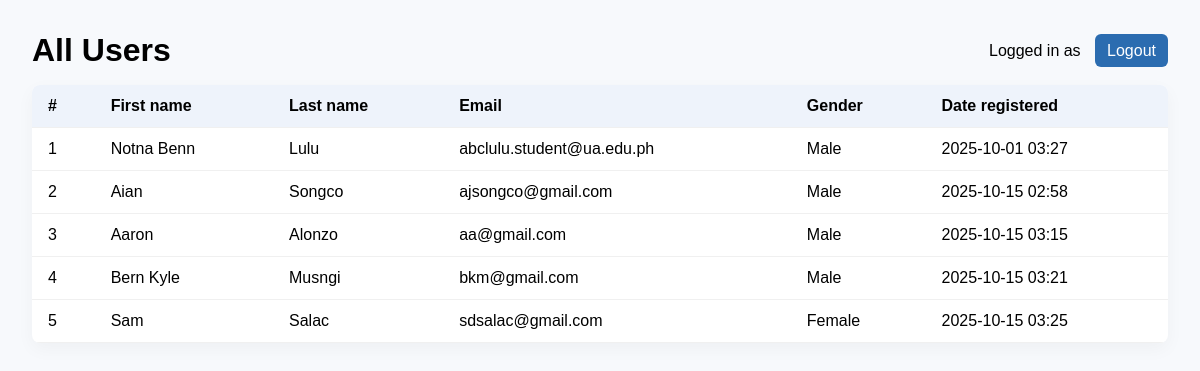
/Registration/users/ (signed in), run on the app's committed database.
### Registration/models.py (models this page shows, shortened)
class UserRegistration(models.Model):
    first_name = models.CharField(max_length=100)
    last_name = models.CharField(max_length=100)
    email = models.EmailField(max_length=250)
    password = models.CharField(max_length=150)
    date_registered = models.DateTimeField(auto_now_add=True)
    gender = models.CharField(max_length=16)

### Registration/views.py (the view)
    def wrapper(request, *args, **kwargs):
        if not request.session.get('user_id'):
            return redirect(f"{reverse('login_html')}?next={request.path}")
        return fn(request, *args, **kwargs)

### Registration/views.py (called while the page is built)
def login_required_view(fn):
    def wrapper(request, *args, **kwargs):
        if not request.session.get('user_id'):
            return redirect(f"{reverse('login_html')}?next={request.path}")
        return fn(request, *args, **kwargs)
    wrapper.__name__ = fn.__name__
    return wrapper

@login_required_view
def users_html(request):
    users = UserRegistration.objects.all().order_by('id')
    return render(request, 'Registration/users_list.html', {
        'users': users,
        'current_user': request.session.get('user_name')
    })

### Registration/templates/registration/users_list.html (shortened to what this page needs)
<!doctype html>
<html>
<head>
</head>
<body>
  <div class="top">
    <h1 style="margin:0;">All Users</h1>
    <div>
      Logged in as <strong>{{ current_user }}</strong>
      <a href="{% url 'Registration:logout_html' %}" class="button" style="margin-left:10px;">Logout</a>
    </div>
  </div>
  <table>
    <thead>
      <tr>
        <th>#</th>
        <th>First name</th>
        <th>Last name</th>
        <th>Email</th>
        <th>Gender</th>
        <th>Date registered</th>
      </tr>
    </thead>
    <tbody>
      {% for u in users %}
      <tr>
        <td>{{ forloop.counter }}</td>
        <td>{{ u.first_name }}</td>
        <td>{{ u.last_name }}</td>
        <td>{{ u.email }}</td>
        <td>{{ u.gender|default:"N/A" }}</td>
        <td>{{ u.date_registered|date:"Y-m-d H:i" }}</td>
      </tr>
      {% empty %}
      <tr><td colspan="6">No users yet.</td></tr>
      {% endfor %}
    </tbody>
  </table>
</body>
</html>

### Registration/templates/registration/users_list.html (style rules this page uses)
body { font-family: Arial, sans-serif; padding:24px; background:#f7f9fc; }
.top { display:flex; justify-content:space-between; align-items:center; margin-bottom:16px; }
table { width:100%; border-collapse:collapse; background:white; border-radius:8px; overflow:hidden; box-shadow:0 6px 18px rgba(0,0,0,0.04); }
th, td { padding:12px 16px; text-align:left; border-bottom:1px solid #f0f0f0; }
th { background:#eef3fb; font-weight:700; }
a.button { padding:8px 12px; background:#2b6cb0; color:white; border-radius:6px; text-decoration:none; }

### data on the page
UserRegistration: first_name "Notna Benn", last_name "Lulu", email "abclulu.student@ua.edu.ph", gender "Male", date_registered "2025-10-01 03:27"
UserRegistration: first_name "Aian", last_name "Songco", email "ajsongco@gmail.com", gender "Male", date_registered "2025-10-15 02:58"
UserRegistration: first_name "Aaron", last_name "Alonzo", email "aa@gmail.com", gender "Male", date_registered "2025-10-15 03:15"
UserRegistration: first_name "Bern Kyle", last_name "Musngi", email "bkm@gmail.com", gender "Male", date_registered "2025-10-15 03:21"
UserRegistration: first_name "Sam", last_name "Salac", email "sdsalac@gmail.com", gender "Female", date_registered "2025-10-15 03:25"
